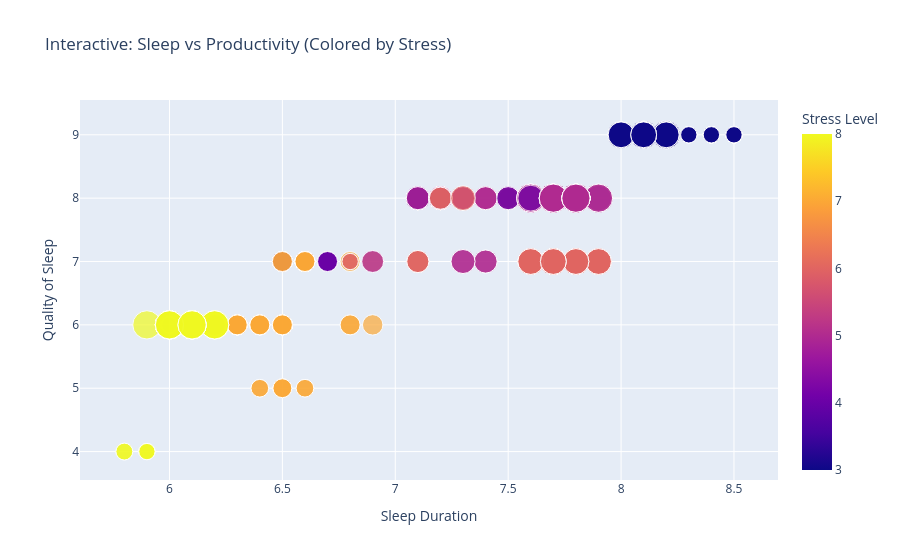

Notebook code for this chart:
### Markdown cell above
## 4. Interactive Exploration: Sleep, Stress, and Productivity

To better understand the relationship between sleep and productivity, an interactive visualization is provided below.

This chart allows users to:
- Hover over individual data points to see detailed information
- Explore how productivity varies across different stress levels
- Observe how multiple factors interact simultaneously

Unlike static charts, this interactive view enables deeper exploration of the data and reveals patterns that may not be immediately visible.

### Code cell
import plotly.express as px

fig = px.scatter(
    df,
    x="Sleep Duration",
    y="Quality of Sleep",
    color="Stress Level",
    size="Physical Activity Level",
    hover_data=["Age", "Occupation"],
    title="Interactive: Sleep vs Productivity (Colored by Stress)"
)
fig.write_html("figures/interactive_plot.html")
fig.show()

### Figure 1 — Plotly figure (JSON) as saved in the notebook; plotly's stock layout.template omitted (floating-point values rounded to 4 significant figures; data arrays with more than 128 entries replaced by an {"elided": "..."} marker saying what was removed)
{"data": [{"customdata": {"elided": "374x2 mixed values"}, "hovertemplate": "Sleep Duration=%{x}<br>Quality of Sleep=%{y}<br>Physical Activity Level=%{marker.size}<br>Age=%{customdata[0]}<br>Occupation=%{customdata[1]}<br>Stress Level=%{marker.color}<extra></extra>", "legendgroup": "", "marker": {"color": {"elided": "374 int values"}, "coloraxis": "coloraxis", "size": {"elided": "374 int values"}, "sizemode": "area", "sizeref": 0.225, "symbol": "circle"}, "mode": "markers", "name": "", "orientation": "v", "showlegend": false, "type": "scatter", "x": {"elided": "374 float values"}, "xaxis": "x", "y": {"elided": "374 int values"}, "yaxis": "y"}], "layout": {"coloraxis": {"colorbar": {"title": {"text": "Stress Level"}}, "colorscale": [[0, "#0d0887"], [0.1111, "#46039f"], [0.2222, "#7201a8"], [0.3333, "#9c179e"], [0.4444, "#bd3786"], [0.5556, "#d8576b"], [0.6667, "#ed7953"], [0.7778, "#fb9f3a"], [0.8889, "#fdca26"], [1, "#f0f921"]]}, "legend": {"itemsizing": "constant", "tracegroupgap": 0}, "title": {"text": "Interactive: Sleep vs Productivity (Colored by Stress)"}, "xaxis": {"anchor": "y", "domain": [0, 1], "title": {"text": "Sleep Duration"}}, "yaxis": {"anchor": "x", "domain": [0, 1], "title": {"text": "Quality of Sleep"}}}}
